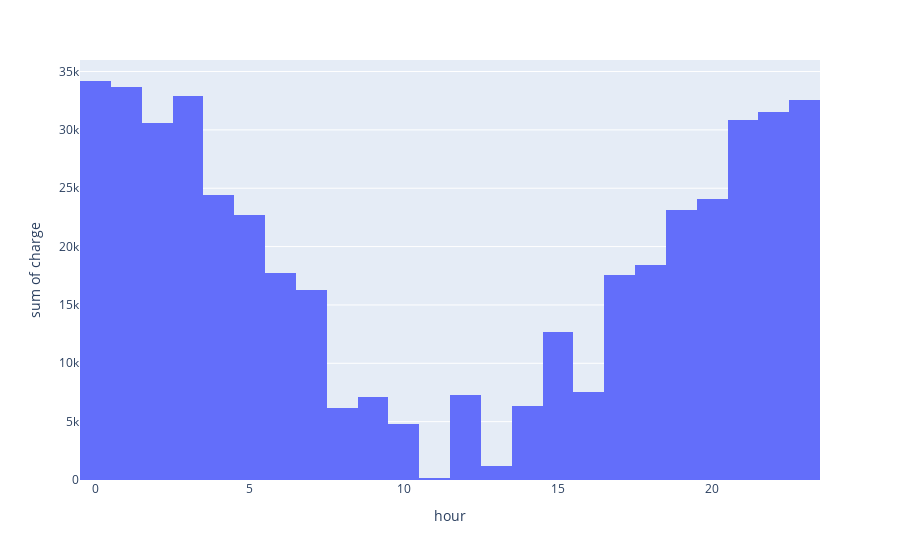

The code cell stored with this chart in its notebook:
### Code cell
fig=px.histogram(hourly_loads_medium, x='hour', y='charge', nbins=24)
fig.show()

### Figure 1 — Plotly figure (JSON) as saved in the notebook; plotly's stock layout.template omitted (floating-point values rounded to 4 significant figures)
{"data": [{"alignmentgroup": "True", "bingroup": "x", "histfunc": "sum", "hovertemplate": "hour=%{x}<br>sum of charge=%{y}<extra></extra>", "legendgroup": "", "marker": {"color": "#636efa", "pattern": {"shape": ""}}, "name": "", "nbinsx": 24, "offsetgroup": "", "orientation": "v", "showlegend": false, "type": "histogram", "x": [0, 1, 2, 3, 4, 5, 6, 7, 8, 9, 10, 11, 12, 13, 14, 15, 16, 17, 18, 19, 20, 21, 22, 23], "xaxis": "x", "y": [34190.0, 33660.0, 30600.0, 32910.0, 24420.0, 22670.0, 17760.0, 16280.0, 6170.0, 7137.0, 4793.0, 168.6, 7255.0, 1211.0, 6369.0, 12710.0, 7527.0, 17540.0, 18440.0, 23150.0, 24070.0, 30880.0, 31540.0, 32590.0], "yaxis": "y"}], "layout": {"autosize": true, "barmode": "relative", "legend": {"tracegroupgap": 0}, "margin": {"t": 60}, "xaxis": {"anchor": "y", "autorange": true, "domain": [0, 1], "range": [-0.5, 23.5], "title": {"text": "hour"}, "type": "linear"}, "yaxis": {"anchor": "x", "autorange": true, "domain": [0, 1], "range": [0, 35990.0], "title": {"text": "sum of charge"}, "type": "linear"}}}
